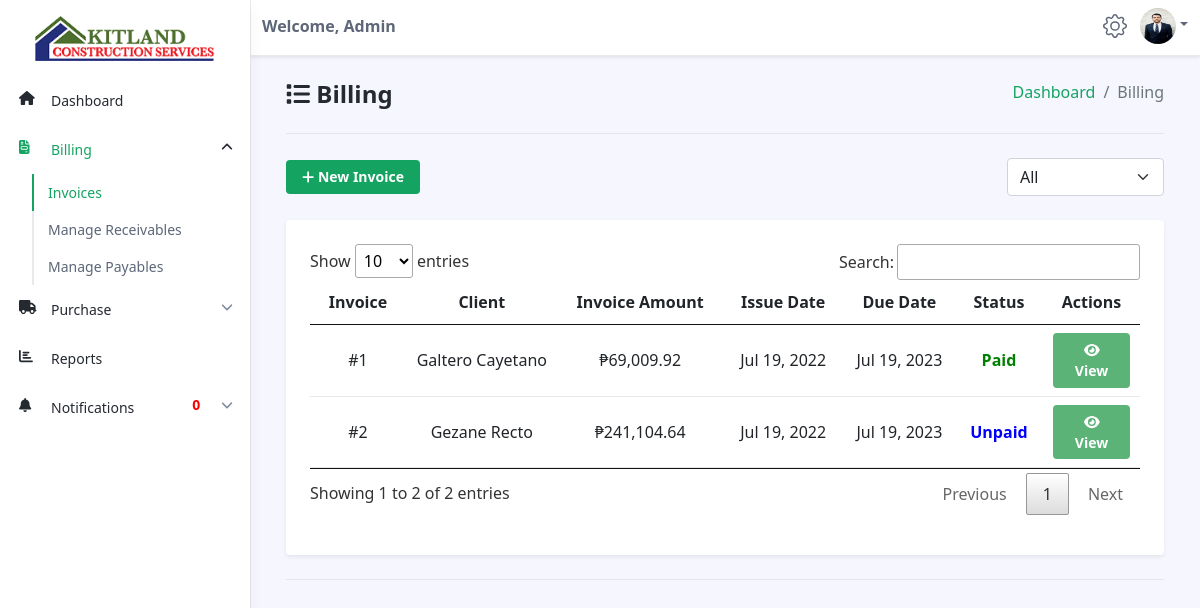
Screenshot of /accountant/invoice.php (signed in) with the database file from the repository.
### tables this page shows
CREATE TABLE `staffs` (
  `id` int(11) NOT NULL,
  `staff_id` varchar(255) NOT NULL,
  `full_name` varchar(255) NOT NULL,
  `birthday` date NOT NULL,
  `age` varchar(255) NOT NULL,
  `gender` varchar(255) NOT NULL,
  `address` varchar(255) NOT NULL,
  `contact` varchar(255) NOT NULL,
  `civil_status` varchar(255) NOT NULL,
  `profile` varchar(255) NOT NULL,
  `status` varchar(255) NOT NULL,
  `email` varchar(255) NOT NULL,
  `username` varchar(255) NOT NULL,
  `password` varchar(255) NOT NULL,
  `access` varchar(255) NOT NULL,
  `otp` varchar(255) NOT NULL,
  `date_added` date NOT NULL,
  `last_login` datetime NOT NULL,
  `last_activity` datetime NOT NULL,
  `last_logout` datetime NOT NULL
);

CREATE TABLE `invoices` (
  `invoice_id` int(11) NOT NULL,
  `project_id` varchar(255) NOT NULL,
  `client` varchar(255) NOT NULL,
  `transportation` decimal(13,2) NOT NULL,
  `consultation_fee` decimal(13,2) NOT NULL,
  `total_miscellaneous` decimal(13,2) NOT NULL,
  `total_materials` decimal(13,2) NOT NULL,
  `total_labor` decimal(13,2) NOT NULL,
  `subtotal` decimal(13,2) NOT NULL,
  `total_tax` decimal(13,2) NOT NULL,
  `total_invoice` decimal(13,2) NOT NULL,
  `status` varchar(255) NOT NULL,
  `date_created` date NOT NULL,
  `due_date` date NOT NULL,
  `date_added` datetime NOT NULL
);

CREATE TABLE `projects` (
  `id` int(11) NOT NULL,
  `type` varchar(50) NOT NULL,
  `name` varchar(255) NOT NULL,
  `project_description` varchar(255) NOT NULL,
  `engineer_id` varchar(255) NOT NULL,
  `location` varchar(255) NOT NULL,
  `client_name` varchar(50) NOT NULL,
  `start_date` date NOT NULL,
  `end_date` date NOT NULL,
  `contract` varchar(255) NOT NULL,
  `blueprint` varchar(255) NOT NULL,
  `status` varchar(50) NOT NULL,
  `date_added` date NOT NULL DEFAULT current_timestamp()
);

### accountant/invoice.php (the view, shortened to what this page needs)
<?php
include('../connections/config.php');
?>
<!DOCTYPE html>
<!DOCTYPE html>
<html lang="en">
<head>
    <link id="theme-style" rel="stylesheet" href="dataTables/jquery.dataTables.min.css">
    <link id="theme-style" rel="stylesheet" href="../assets/css/portal.css">
    <link rel="stylesheet" href="../assets/css/style.css" />
</head>
<body class="app">
    <?php $page = 'invoice';
    include('accountant-navbar.php'); ?>
    <div class="app-wrapper">
        <div class="app-content pt-3 p-md-3 p-lg-4">
            <div class="container-xl">
                <ol class="breadcrumb mb-4" style="float:right">
                    <li class="breadcrumb-item"><a href="dashboard.php">Dashboard</a></li>
                    <li class="breadcrumb-item active">Billing</li>
                </ol>
                <h1 class="app-page-title"><span class="nav-icon"><i class="fa fa-list"></i></span> Billing</h1>
                <hr class="mb-4">
                <div class="row g-3 mb-4 align-items-center justify-content-between">
                    <div class="col-auto">
                        <a href="add-invoice.php" class="btn app-btn-primary"><i class=" fa fa-plus"></i> New Invoice</a>
                    </div>
                    <div class="col-auto">
                        <div class="page-utilities">
                            <div class="row g-2 justify-content-start justify-content-md-end align-items-center">
                                <div class="col-auto">
                                    <select class="form-select w-auto">
                                        <option selected value="option-1">All</option>
                                    </select>
                                </div>
                            </div>
                        </div>
                    </div>
                </div>
                <div class="row g-4 settings-section">
                    <div class="col-12 col-md-12">
                        <div class="app-card app-card-settings shadow-sm p-4">
                            <div class="app-card-body">
                                <form class="settings-form">
                                    <div class="mb-3">
                                        <table id="myTable" class="table app-table-hover mb-0 text-center">
                                            <thead>
                                                <tr>
                                                    <th class="cell">Invoice</th>
                                                    <th class="cell">Client</th>
                                                    <th class="cell">Invoice Amount</th>
                                                    <th class="cell">Issue Date</th>
                                                    <th class="cell">Due Date</th>
                                                    <th class="cell">Status</th>
                                                    <th class="cell">Actions</th>
                                                </tr>
                                            </thead>
                                            <tbody>
                                                <?php
                                                $sql = "SELECT * FROM staffs, clients, projects, invoices WHERE staffs.id = projects.engineer_id AND clients.name = projects.client_name AND invoices.project_id = projects.id AND invoices.total_invoice != '' ORDER by invoice_id";
                                                $result = mysqli_query($conn, $sql);
                                                $count = mysqli_num_rows($result);
                                                if ($count > 0) {
                                                    while ($row = mysqli_fetch_assoc($result)) {
                                                        $invoice_id = $row['invoice_id'];
                                                        $client_name = $row['client_name'];
                                                        $date_created = $row['date_created'];
                                                        $due_date = $row['due_date'];
                                                        $total_invoice = $row['total_invoice'];
                                                        $status = $row['status'];
                                                ?>
                                                        <tr>
                                                            <td class="cell" style="padding-top:0.5em">#<?php echo $invoice_id; ?></td>
                                                            <td class="cell" style="padding-top:0.5em"><?php echo $client_name; ?></td>
                                                            <td class="cell" style="padding-top:0.5em">₱<?php echo number_format($total_invoice, 2, '.', ','); ?></td>
                                                            <td class="cell" style="padding-top:0.5em"><?php echo date("M d, Y", strtotime($date_created)); ?></td>
                                                            <td class="cell" style="padding-top:0.5em"><?php echo date("M d, Y", strtotime($due_date)); ?></td>
                                                            <?php
                                                            if ($status == "Unpaid") {
                                                            ?>
                                                                <td class="cell" style="padding-top:0.5em; font-weight:bold; color:blue">Unpaid</td>
                                                            <?php } else if ($status == "Paid") {
                                                            ?>
                                                                <td class="cell" style="padding-top:0.5em; font-weight:bold; color:green">Paid</td>
                                                            <?php
                                                            }
                                                            ?>
                                                            <td class="cell" style="padding-top:0.5em"><a href="invoice-details.php?ID=<?php echo $invoice_id; ?>" class="btn app-btn btn-success" style="color:white"><i class="fa fa-eye"></i> View</a></td>
                                                        </tr>
                                                <?php
                                                    }
                                                } else {
                                                    echo "<script>alert('No Invoices Found!')</script>";
                                                }
                                                ?>
                                            </tbody>
                                        </table>
                                    </div>
                                </form>
                            </div>
                        </div>
                    </div>
                </div>
                <hr class="my-4">
            </div>
        </div>
    </div>
</body>
</html>

### assets/css/style.css (style rules this page uses)
* { -webkit-user-select: none; -moz-user-select: none; -ms-user-select: none; user-select: none; }

### rows the page displays
staffs: invoices.invoice_id "1", projects.client_name "Galtero Cayetano", invoices.total_invoice "69,009.92", invoices.date_created "Jul 19, 2022", invoices.due_date "Jul 19, 2023", shows "Paid", invoices.invoice_id "2", projects.client_name "Gezane Recto", invoices.total_invoice "241,104.64", shows "Unpaid"

### other values shown
$_SESSION['access'] "Admin"
$total "0"
